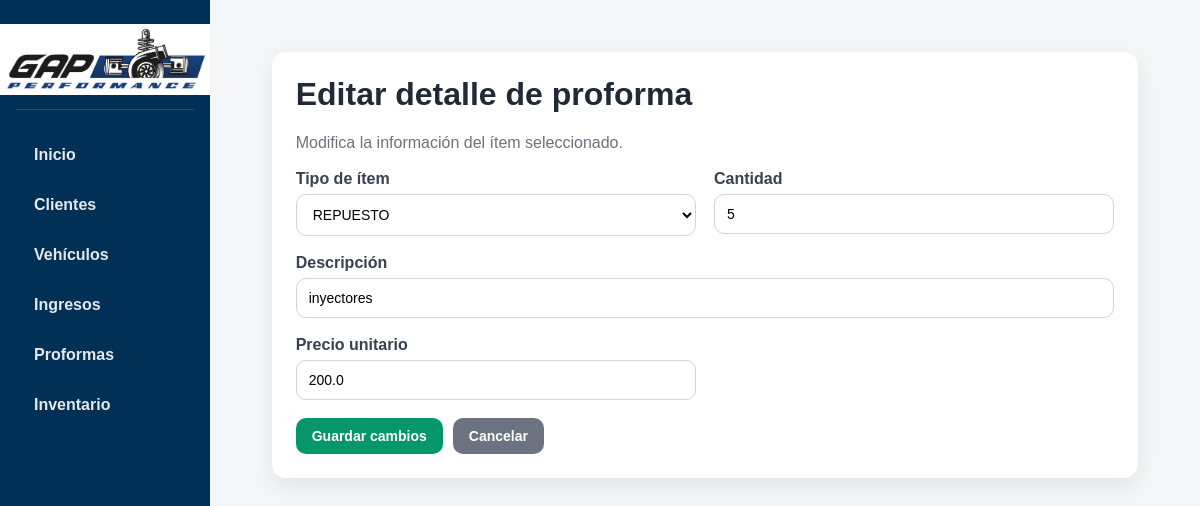
The app's page /detalle-proforma/9/editar with its own data.
### tables this page shows
CREATE TABLE detalle_proforma (
    id_detalle INTEGER PRIMARY KEY AUTOINCREMENT,
    id_proforma INTEGER NOT NULL,
    tipo_item TEXT NOT NULL,
    descripcion TEXT NOT NULL,
    cantidad INTEGER NOT NULL,
    precio_unitario REAL NOT NULL,
    subtotal REAL NOT NULL,
    FOREIGN KEY (id_proforma) REFERENCES proformas(id_proforma)
);

### app.py (the view, shortened to what this page needs)
@app.route("/detalle-proforma/<int:id_detalle>/editar", methods=["GET", "POST"])
def editar_detalle_proforma(id_detalle):
    conexion = conectar_db()
    cursor = conexion.cursor()
    cursor.execute("SELECT * FROM detalle_proforma WHERE id_detalle = ?", (id_detalle,))
    detalle = cursor.fetchone()
    conexion.close()
    return render_template("editar_detalle_proforma.html", detalle=detalle)

### app.py (called while the page is built)
def conectar_db():
    conexion = sqlite3.connect("taller.db")
    conexion.row_factory = sqlite3.Row
    return conexion

### templates/editar_detalle_proforma.html (shortened to what this page needs)
{% extends "base.html" %}
{% block content %}
<div class="card">
    <div class="page-header">
        <div>
            <h1>Editar detalle de proforma</h1>
            <p>Modifica la información del ítem seleccionado.</p>
        </div>
    </div>
    <form method="POST">
        <div class="form-grid">
            <div class="form-group">
                <label>Tipo de ítem</label>
                <select name="tipo_item" required>
                    <option value="REPUESTO" {% if detalle['tipo_item'] == 'REPUESTO' %}selected{% endif %}>REPUESTO</option>
                </select>
            </div>
            <div class="form-group">
                <label>Cantidad</label>
                <input type="number" name="cantidad" min="1" value="{{ detalle['cantidad'] }}" required>
            </div>
            <div class="form-group full">
                <label>Descripción</label>
                <input type="text" name="descripcion" value="{{ detalle['descripcion'] }}" required>
            </div>
            <div class="form-group">
                <label>Precio unitario</label>
                <input type="number" step="0.01" name="precio_unitario" min="0" value="{{ detalle['precio_unitario'] }}" required>
            </div>
        </div>
        <div class="form-actions">
            <button class="btn btn-success" type="submit">Guardar cambios</button>
            <a class="btn btn-secondary" href="javascript:history.back()">Cancelar</a>
        </div>
    </form>
</div>
{% endblock %}

### static/style.css (style rules this page uses)
* { box-sizing: border-box; }
body { margin: 0; font-family: Arial, Helvetica, sans-serif; background-color: #f4f6f8; color: #1f2937; }
a { text-decoration: none; }
h1, h2, h3 { margin-top: 0; }
.card { background: white; border-radius: 14px; padding: 24px; box-shadow: 0 8px 24px rgba(0, 0, 0, 0.08); margin-bottom: 24px; }
.btn { display: inline-block; padding: 10px 16px; border: none; border-radius: 10px; cursor: pointer; font-size: 14px; font-weight: bold; transition: 0.2s; }
.btn-secondary { background: #6b7280; color: white; }
.btn-success { background: #059669; color: white; }
.form-grid { display: grid; grid-template-columns: 1fr 1fr; gap: 18px; }
.form-group { display: flex; flex-direction: column; }
.form-group.full { grid-column: 1 / -1; }
label { font-weight: bold; margin-bottom: 6px; color: #374151; }
input, select, textarea { width: 100%; padding: 11px 12px; border: 1px solid #d1d5db; border-radius: 10px; background: #fff; font-size: 14px; transition: 0.2s; }
.form-actions { margin-top: 18px; display: flex; gap: 10px; flex-wrap: wrap; }
.page-header { display: flex; justify-content: space-between; align-items: center; gap: 12px; flex-wrap: wrap; margin-bottom: 18px; }
.page-header p { margin: 0; color: #6b7280; }

### records on screen
detalle_proforma: tipo_item "REPUESTO", cantidad "5", descripcion "inyectores", precio_unitario "200.0"
